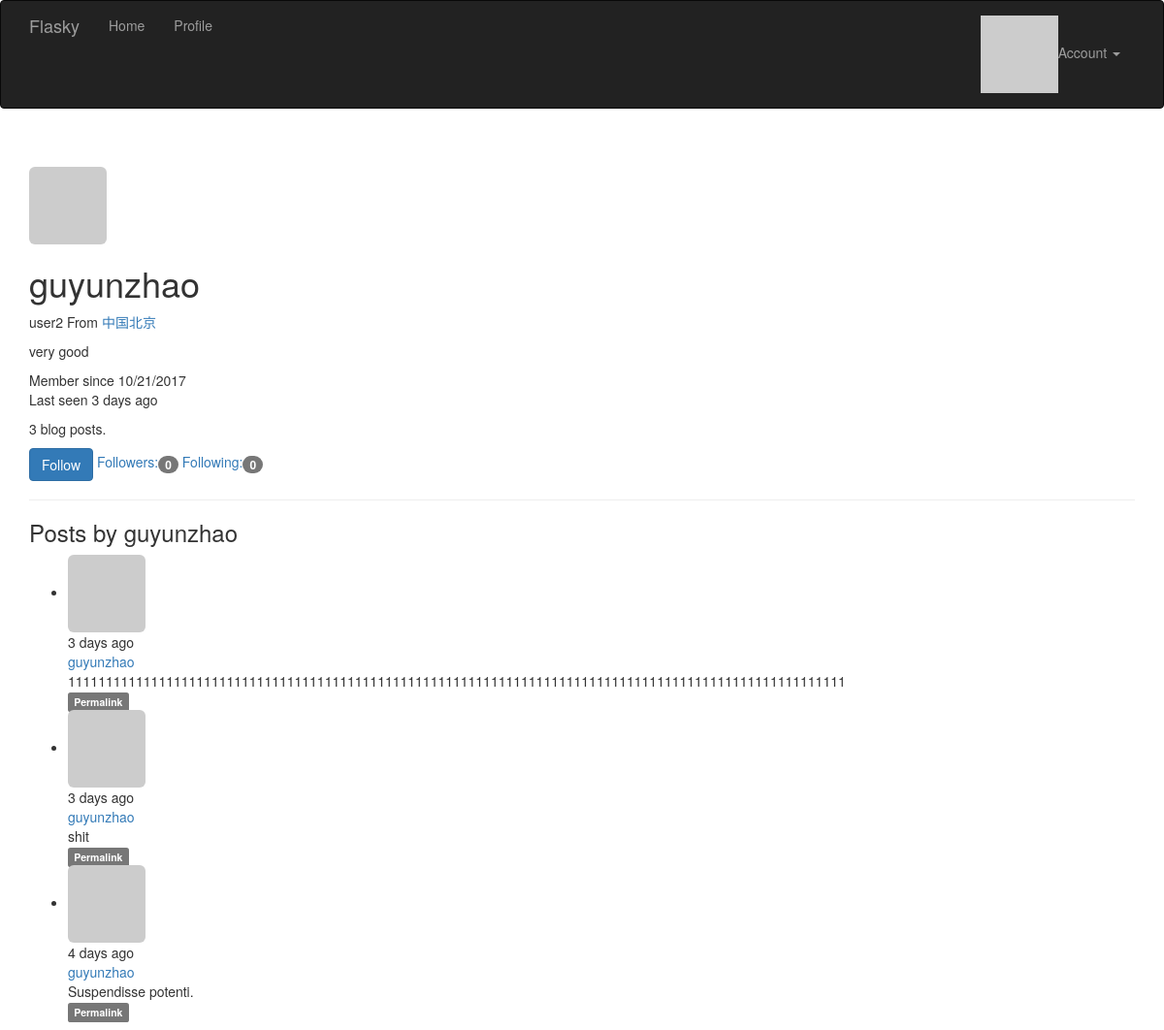
Before: /user/guyunzhao (signed in) with the older database file.
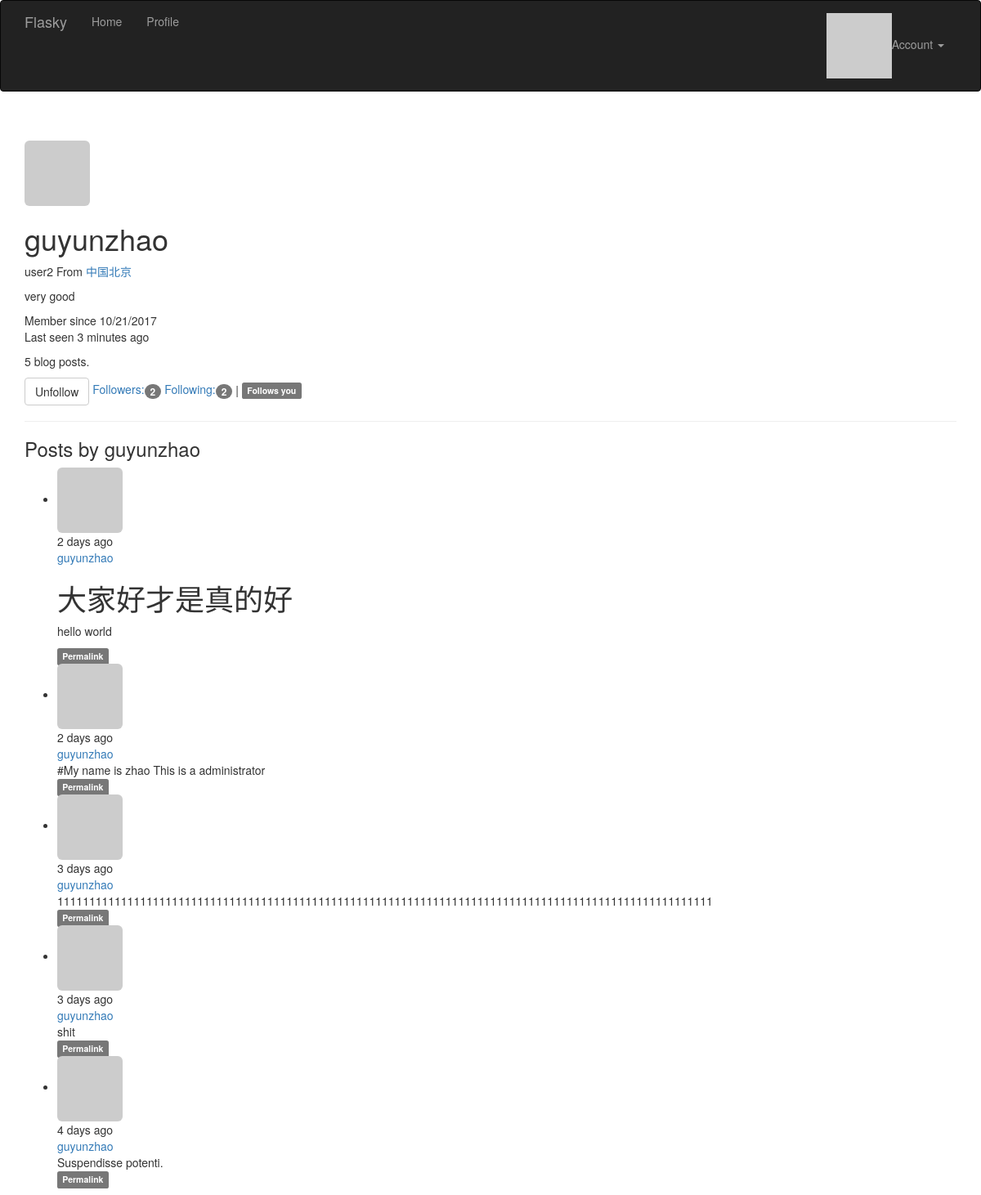
After: the same page with the newer database file.
### App/models.py (models this page shows, shortened)
class User(UserMixin,db.Model):
    __tablename__='users'
    id=db.Column(db.Integer,primary_key=True)
    username=db.Column(db.String(64),unique=True,index=True)
    role_id=db.Column(db.Integer,db.ForeignKey('roles.id'))#外键
    password_hash =db.Column(db.String(128))
    email=db.Column(db.String(64),unique=True,index=True)
    confirmed=db.Column(db.Boolean,default=False)   #判断用户是否已经确认过了
    name=db.Column(db.String(64))
    location=db.Column(db.String(64))
    about_me=db.Column(db.Text())
    member_since=db.Column(db.DateTime(),default=datetime.utcnow)
    last_seen=db.Column(db.DateTime(),default=datetime.utcnow)#default为默认值，可直接指定函数
    avatar_hash = db.Column(db.String(32))
    posts=db.relationship('Post',backref='author',lazy='dynamic')
    followed=db.relationship('Follow',foreign_keys=[Follow.follower_id],backref=db.backref('follower',lazy='joined'),
                             lazy='dynamic',cascade='all,delete-orphan')
    followers=db.relationship('Follow',foreign_keys=[Follow.followed_id],backref=db.backref('followed',lazy='joined'),
                              lazy='dynamic',cascade='all,delete-orphan')
    def can(self,permissions):  #判断权限
        return self.role is not None and (self.role.permissions & permissions) ==permissions
    def is_administrator(self):
        return self.can(Permission.ADMINISTER)
    def ping(self):
        self.last_seen=datetime.utcnow()
        db.session.add(self)
    @property       #规定了密码不能被读取
    def password(self):
        raise AttributeError('password is not a readable attribute')
    def gravatar(self,size=100,default='identicon',rating='g'):#构建Gravatar URL方法。
        if request.is_secure:
            url='https://secure.gravatar.com/avatar'
        else:
            url='http://www.gravatar.com/avatar'
        hash=self.avatar_hash or hashlib.md5(self.email.encode('utf-8')).hexdigest()
        return '{url}/{hash}?s={size}&d={default}&r={rating}'.format(url=url,hash=hash,size=size,default=default,rating=rating)
    def is_following(self,user):
        return self.followed.filter_by(followed_id=user.id).first() is not None

class Post(db.Model):
    __tablename__='posts'
    id=db.Column(db.Integer ,primary_key=True)
    body=db.Column(db.Text )
    timestamp=db.Column(db.DateTime,index=True,default=datetime.utcnow)
    author_id=db.Column(db.Integer,db.ForeignKey('users.id'))
    body_html=db.Column(db.Text)

### App/main/views.py (the view)
@main.route('/user/<username>')  # 用户资料显示页面
def user(username):
    user = User.query.filter_by(username=username).first()
    if user is None:
        abort(404)
    posts = user.posts.order_by(Post.timestamp.desc()).all()
    return render_template('user.html', user=user, posts=posts)

### App/auth/views.py (called while the page is built)
@auth.before_app_request        #before_app_request是一个钩子，每次请求都会调用该视图函数
def before_request():           #用来处理注册但是未邮箱确认的用户所能看到的信息
    if current_user.is_authenticated :
        current_user.ping()
        if not current_user.confirmed and request.endpoint[:5] !='auth.'\
                                        and request.endpoint !='static':
            return redirect(url_for('auth.unconfirmed'))

### App/main/__init__.py (called while the page is built)
@main.app_context_processor     #上下文处理器，让定义的变量在所有模板中全局可访问
def inject_permissions():
    return dict(Permission=Permission)

### App/models.py (called while the page is built)
@login_manager.user_loader      #用来回调用户的标识符来确认这个用户身份
def load_user(user_id):
    return User.query.get(int(user_id))

### App/templates/user.html (shortened to what this page needs)
{% extends 'base.html' %}
{% import "_macros.html" as macros %}
{% block page_content %}
    <div class="page-header">
    <img class="img-rounded profile-thumbnail" src="{{ user.gravatar(size=256) }}">
    <div class="profile-header">
        <h1>{{ user.username }}</h1>
        {% if user.name or user.location %}
        <p>
            {% if user.name %}{{ user.name }}{% endif %}
            {% if user.location %}
                From <a href="http://maps.google.com/?q={{ user.location }}">
                    {{ user.location }}
                </a>
            {% endif %}
        </p>
        {% endif %}
    {% if user.about_me %}<p>{{ user.about_me }}</p>{% endif %}
    <p>
        Member since {{ moment(user.member_since).format('L') }}
        <br>
        Last seen {{ moment(user.last_seen).fromNow() }}
    </p>
    <p>{{ user.posts.count() }} blog posts.</p>
    <p>
        {% if current_user.can(Permission.FOLLOW) and user !=current_user %}
            {% if not current_user.is_following(user) %}
            <a href="{{ url_for('.follow',username=user.username) }}"
                class="btn btn-primary">Follow</a>
            {% else %}
            <a href="{{ url_for('.unfollow',username=user.username) }}"
                class="btn btn-default">Unfollow</a>
            {% endif %}
        {% endif %}
        <a href="{{ url_for('.followers',username=user.username) }}">
            Followers:<span class="badge">{{ user.followers.count() }}</span>
        </a>
        <a href="{{ url_for('.followed_by',username=user.username) }}">
            Following:<span class="badge">{{ user.followed.count() }}</span>
        </a>
        {% if current_user.is_authenticated and user != current_user and user.is_following(current_user) %}
        | <span class="label label-default">Follows you</span>
        {% endif %}
    </p>
    </div>
    </div>
<h3>Posts by {{ user.username }}</h3>
{% include '_posts.html' %}
{% endblock %}

### App/templates/base.html (shortened to what this page needs)
{% extends "bootstrap/base.html" %}
{% block head %}
{{ super() }}
{% endblock %}
{% block navbar %}
<div class="navbar navbar-inverse" role="navigation">
    <div class="container">
        <div class="navbar-header">
            <a class="navbar-brand" href="{{ url_for('main.index') }}">Flasky</a>
        </div>
        <div class="navbar-collapse collapse">
            <ul class="nav navbar-nav">
                <li><a href="{{ url_for('main.index') }}">Home</a></li>
                {% if current_user.is_authenticated %}
                <li><a href="{{ url_for('main.user',username=current_user.username) }}">
                        Profile</a>
                </li>
                {% endif %}
            </ul>
            <ul class="nav navbar-nav navbar-right">
                {% if current_user.is_authenticated %}
                    <li class="dropdown">
                        <a href="#" class="dropdown-toggle" data-toggle="dropdown">
                            <img src="{{ current_user.gravatar(size=18) }}">Account <b class="caret"></b></a>
                    </li>
                {% else %}
                    <li><a href="{{ url_for('auth.login') }}">login</a></li>
                {% endif %}
            </ul>
        </div>
    </div>
</div>
{% endblock %}
{% block content %}
<div class="container">
    {% block page_content %}{% endblock %}
</div>
{% endblock %}

### App/templates/_posts.html (shortened to what this page needs)
<ul class="posts">
    {% for post in posts %}
    <li class="post">
        <div class="post-thumbnail">
            <a href="{{ url_for('.user', username=post.author.username) }}">
                <img class="img-rounded profile-thumbnail" src="{{ post.author.gravatar(size=40) }}">
            </a>
        </div>
        <div class="post-content">
            <div class="post-date">{{ moment(post.timestamp).fromNow() }}</div>
            <div class="post-author"><a href="{{ url_for('.user', username=post.author.username) }}">{{ post.author.username }}</a></div>
            <div class="post-body">
                {% if post.body_html %}
                    {{ post.body_html | safe }}
                {% else %}
                    {{ post.body }}
                {% endif %}
            </div>
            <div class="post-footer">
                <a href="{{ url_for('.post',id=post.id ) }}">
                    <span class="label label-default">Permalink</span>
                </a>
            </div>
        </div>
    </li>
    {% endfor %}
</ul>

Changed rows visible on the page:
changed User "guyunzhao": last_seen "3 days ago" → "3 minutes ago"
added Post: timestamp "2 days ago", author.username "guyunzhao", body_html "大家好才是真的好 hello world"
added Post: timestamp "2 days ago", author.username "guyunzhao", body "#My name is zhao This is a administrator"
Other visible differences:
{{ user.posts.count() }}: "3" → "5"
{{ user.followers.count() }}: "0" → "2"
{{ user.followed.count() }}: "0" → "2"
text no longer shown: "Follow"
text now shown: "Unfollow | Follows you"
